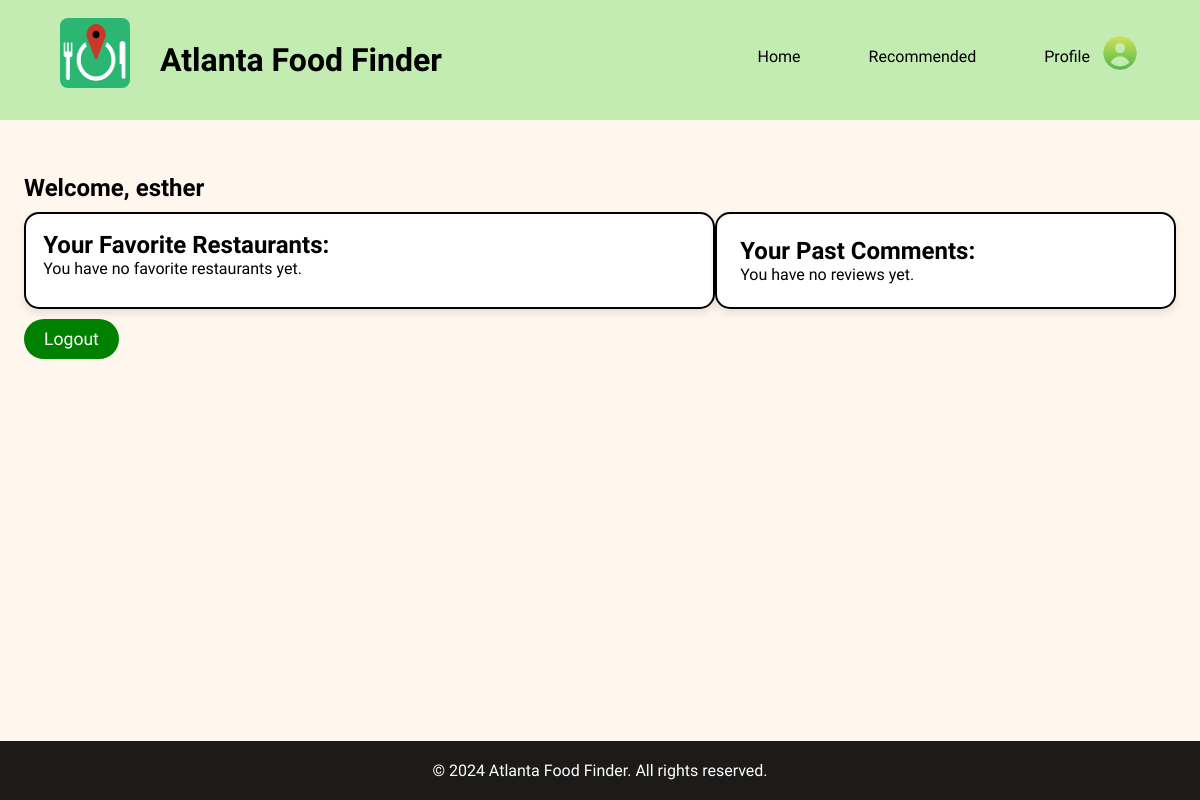
The app's page /profile/ (signed in), older data.
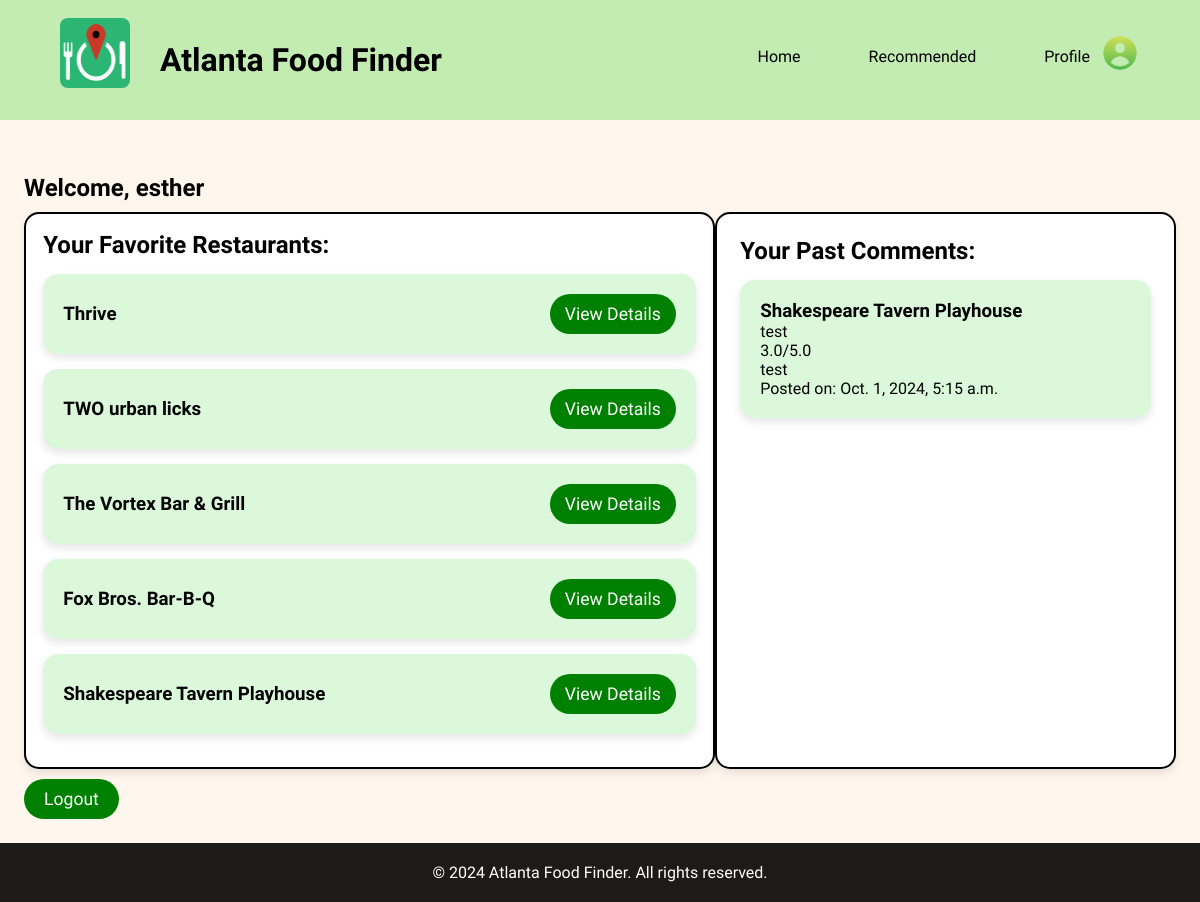
The same page, newer data.
### accounts/models.py (models this page shows, shortened)
class FavoriteRestaurant(models.Model):
    user = models.ForeignKey(User, on_delete=models.CASCADE)
    restaurant = models.ForeignKey(Restaurant, on_delete=models.CASCADE)

class Restaurant(models.Model):
    place_id = models.CharField(max_length=255, unique=True, null=True)  # Add this line
    name = models.CharField(max_length=255)
    vicinity = models.CharField(max_length=255, null=True)  # Add this line if you need vicinity
    image = models.ImageField(upload_to='restaurants/', blank=True, null=True)  # Keep as optional if needed

### reviews/models.py (models this page shows, shortened)
class ReviewRating(models.Model):
    restaurant = models.ForeignKey(Restaurant, on_delete=models.CASCADE)
    user = models.ForeignKey(User, on_delete=models.CASCADE)
    subject = models.CharField(max_length=100, blank=True)
    review = models.TextField(max_length=500, blank=True)
    rating = models.FloatField()
    ip = models.CharField(max_length=20, blank=True)
    status = models.BooleanField(default=True)
    created_at = models.DateTimeField(auto_now_add=True)
    updated_at = models.DateTimeField(auto_now=True)

class Restaurant(models.Model):
    restaurant_id = models.CharField(max_length=255, unique=True)
    name = models.CharField(max_length=255)
    opening_hours = models.JSONField(null=True, blank=True)
    rating = models.DecimalField(max_digits=2, decimal_places=1, null=True, blank=True)
    price_level = models.IntegerField(null=True, blank=True)
    icon = models.URLField(max_length=500, null=True, blank=True)
    vicinity = models.CharField(max_length=255, null=True, blank=True)
    total_ratings = models.IntegerField(null=True, blank=True)
    phone_number = models.CharField(max_length=255, null=True, blank=True)
    cuisine_type = models.TextField(null=True, blank=True)
    latitude = models.DecimalField(max_digits=9, decimal_places=6, null=True, blank=True)
    longitude = models.DecimalField(max_digits=9, decimal_places=6, null=True, blank=True)
    region = models.TextField(null=True, blank=True)
    def __str__(self):
        return self.name

### accounts/views.py (the view)
# urls.py: path('profile/', views.Profile, name='profile'),
def Profile(request):
    favorites = FavoriteRestaurant.objects.filter(user=request.user).select_related('restaurant')
    comments = ReviewRating.objects.filter(user=request.user)  # Fetch the user's comments
    return render(request, 'profile.html', {'favorites': favorites, 'comments': comments})

### templates/profile.html (shortened to what this page needs)
{% load static %}
<!DOCTYPE html>
<html lang="en">
  <head>
    <link rel="stylesheet" href="{% static 'styles.css' %}" />
    <link href='https://unpkg.com/boxicons@2.1.4/css/boxicons.min.css' rel='stylesheet'>
  </head>
  <body>
    <header class="header">
      <img
        src="{% static 'Logo.png' %}"
        width="70"
        height="70"
        style="margin-right: 0px; margin-top: -14px; border-radius: 0.5em"
      />
      <a href="{% url 'home' %}" class="logo" style="margin-left: 100px; position: fixed;">
        <span><b> Atlanta Food Finder </b></span></a
      >
      <nav class="navbar">
        <a href="{% url 'home' %}">Home</a>
        <a href="{% url 'home' %}#Recommended">Recommended</a>
        <img
          src="{% static 'profil pic icon.png' %}"
          width="40"
          height="40"
          style="float: right; margin-left: 10px; margin-top: -14px"
        />
        <a href="{% url 'profile' %}">Profile</a>
      </nav>
    </header>
    <section class="profile" id="profile" style="padding: 2%;">
      <h1 style="margin-bottom: 10px;">Welcome, {{ user.username }}</h1>
      <div class="profile-content" style="margin-bottom: 10px;">
          <div class="favorite-restaurants" style="padding: 1.5%; width: 60%;">
              <h2>Your Favorite Restaurants:</h2>
              {% if favorites %}
                  {% for favorite in favorites %}
                      <div class="user-profile" style="margin: 15px 0; padding: 20px; display: flex; justify-content: space-between; align-items: center;">
                          <h3>{{ favorite.restaurant.name }}</h3>
                          <a href="/detail/{{ favorite.restaurant.place_id }}/" class="details-button user-profile_button ui button red size-xl fill" style="display: inline-block; padding: 10px 15px;">View Details</a>
                      </div>
                  {% endfor %}
              {% else %}
                  <p>You have no favorite restaurants yet.</p>
              {% endif %}
          </div>
          <div class="past-comments" style="padding: 2%; width: 40%;">
              <h2>Your Past Comments:</h2>
              {% if comments %}
                  {% for comment in comments %}
                      <div class="user-profile" style="margin: 15px 0; padding: 20px;">
                          <h3>{{ comment.restaurant }}</h3>
                          <p>{{ comment.review }}</p>
                          <p>{{ comment.rating }}/5.0</p>
                          <p>{{ comment.subject }}</p>
                          <p>Posted on: {{ comment.created_at }}</p>
                      </div>
                  {% endfor %}
              {% else %}
                  <p>You have no reviews yet.</p>
              {% endif %}
          </div>
      </div>
      <button id="logoutButton" class="user-profile_button ui button red size-xl fill">
        Logout
      </button>
    </section>
    <footer class="footer">
        <p>© 2024 Atlanta Food Finder. All rights reserved.</p>
    </footer>
  </body>
</html>

### static/styles.css (style rules this page uses)
* { margin: 0; padding: 0; box-sizing: border-box; text-decoration: none; border: none; outline: none; scroll-behavior: smooth; font-family: "Armata", sans-serif; }
:root { --bg-color:#FFF7EE; --second-bg-color:#000000e3; --text-color: rgb(0, 0, 0); --main-color: #c3ecb2; }
body { background: var(--bg-color); color: var(--text-color); padding-top: 150px; min-height: 100vh; margin: 0; display:flex; flex-direction: column; flex: 1; }
.header { position: fixed; top: 0; left: 0; width: 100%; padding: 2rem 5% 2rem; background: #c3ecb2; backdrop-filter: blur(10px); display: flex; justify-content: space-between; align-items: center; z-index: 5; }
.logo { font-size: 2rem; color: var(--text-color); font-weight: 400; cursor: pointer; transition: 0.3s ease; }
.logo span { text-shadow: 0 0 25px var(--main-color); }
.navbar a { font-size: 1rem; color: var(--text-color); margin-left: 4rem; font-weight: 500; transition: 0.3s ease; border-bottom: 3px solid transparent; }
.user-profile { background-color: rgba(196, 244, 196, 0.608); box-shadow: 0 4px 8px rgba(0, 0, 0, 0.1); border-radius: 15px; overflow: hidden; transition: transform 0.3s ease; }
.user-profile_button { background-color: green; color: #fff; border: none; padding: 10px 20px; font-size: 1.1em; cursor: pointer; border-radius: 25px; transition: background-color 0.3s ease; }
.profile-content { display: flex; justify-content: space-between; margin: 0; width: 100%; }
.favorite-restaurants, .past-comments { background-color: white; border: 2px solid black; border-radius: 15px; box-shadow: 0 4px 8px rgba(0, 0, 0, 0.1); width: calc(50% - 20px); }
.user-profile { margin: 5px 0; }
.footer { text-align: center; padding: 20px; background-color: var(--second-bg-color); color: white; width: 100%; margin-top: auto; }

Row changes from the older to the newer data that the page shows:
added FavoriteRestaurant: restaurant.name "Thrive"
added FavoriteRestaurant: restaurant.name "TWO urban licks"
added FavoriteRestaurant: restaurant.name "The Vortex Bar & Grill"
added FavoriteRestaurant: restaurant.name "Fox Bros. Bar-B-Q"
added FavoriteRestaurant: restaurant.name "Shakespeare Tavern Playhouse"
added ReviewRating: restaurant "Shakespeare Tavern Playhouse", review "test", rating "3.0", subject "test", created_at "Oct. 1, 2024, 5:15 a.m."
Text that changed along with them:
text no longer shown: "You have no favorite restaurants yet. You have no reviews yet."
